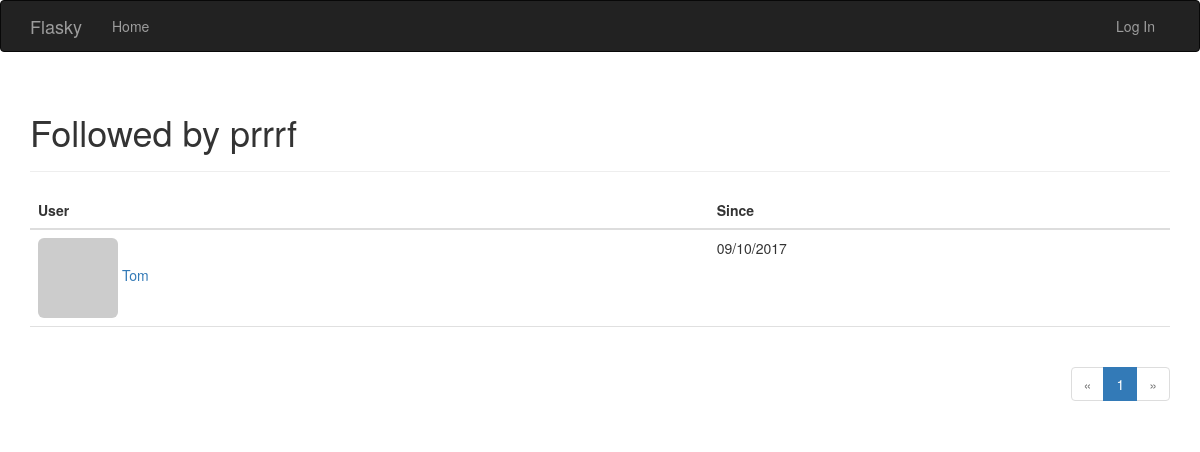
Page /followed-by/prrrf on the earlier database version.
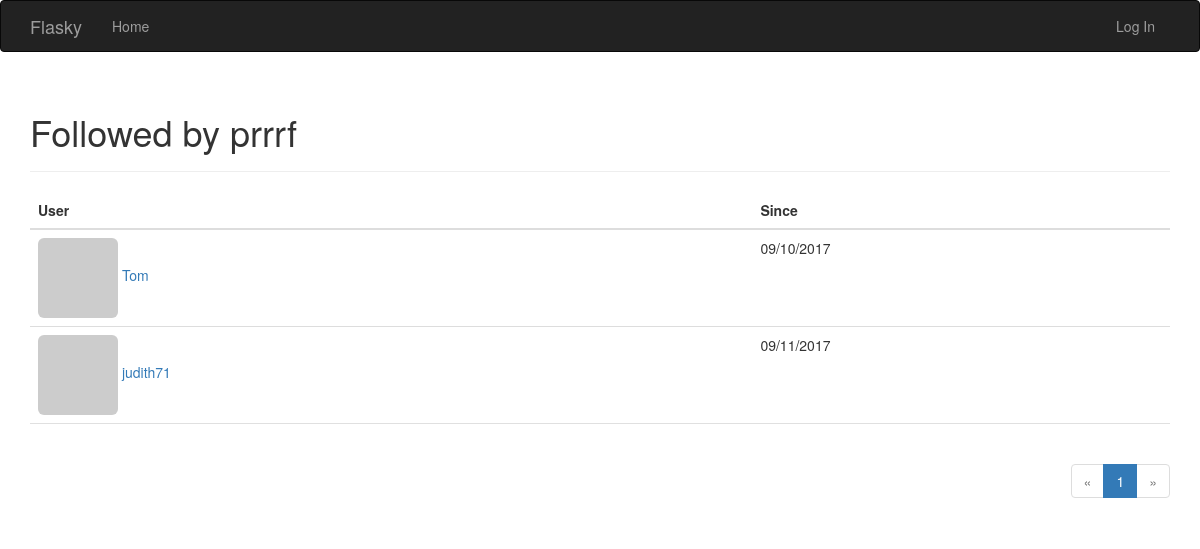
Same page on the later database version.
### app/models.py (models this page shows, shortened)
class User(UserMixin, db.Model):
    __tablename__ = 'users'
    id = db.Column(db.Integer, primary_key=True)
    email = db.Column(db.String(64), unique=True, index=True)
    username = db.Column(db.String(64), unique=True, index=True)
    role_id = db.Column(db.Integer, db.ForeignKey('roles.id'))
    password_hash = db.Column(db.String(128))
    confirmed = db.Column(db.Boolean, default=False)
    name = db.Column(db.String(64))
    location = db.Column(db.String(64))
    about_me = db.Column(db.Text())
    member_since = db.Column(db.DateTime(), default=datetime.utcnow)
    last_seen = db.Column(db.DateTime(), default=datetime.utcnow)
    avatar_hash = db.Column(db.String(32))
    posts = db.relationship('Post', backref='author', lazy='dynamic')
    followed = db.relationship('Follow',
                                foreign_keys=[Follow.follower_id],
                                backref=db.backref('follower', lazy='joined'),
                                lazy='dynamic',
                                cascade='all, delete-orphan')
    followers = db.relationship('Follow',
                                foreign_keys=[Follow.followed_id],
                                backref=db.backref('followed', lazy='joined'),
                                lazy='dynamic',
                                cascade='all, delete-orphan')
    @property
    def password(self):
        raise AttributeError('password is not a readable attribute')
    def gravatar(self, size=100, default='identicon', rating='g'):
        if request.is_secure:
            url = 'https://secure.gravatar.com/avatar'
        else:
            url = 'http://www.gravatar.com/avatar'
        hash = self.avatar_hash or hashlib.md5(
            self.email.encode('utf-8')).hexdigest()
        return '{url}/{hash}?s={size}&d={default}&r={rating}'.format(
            url=url, hash=hash, size=size, default=default, rating=rating)

class Follow(db.Model):
    __tablename__ = 'follows'
    follower_id = db.Column(db.Integer, db.ForeignKey('users.id'),
                            primary_key=True)
    followed_id = db.Column(db.Integer, db.ForeignKey('users.id'),
                            primary_key=True)
    timestamp = db.Column(db.DateTime, default=datetime.utcnow)

### app/main/views.py (the view)
@main.route('/followed-by/<username>')
def followed_by(username):
    user = User.query.filter_by(username=username).first()
    if user is None:
        flash('Invalid user.')
        return redirect(url_for('.index'))
    page = request.args.get('page', 1, type=int)
    pagination = user.followed.paginate(
        page, per_page=current_app.config['FLASKY_FOLLOWERS_PER_PAGE'],
        error_out=False)
    follows = [{'user': item.followed, 'timestamp': item.timestamp}
               for item in pagination.items]
    return render_template('followers.html', user=user, title="Followed by",
                           endpoint='.followed_by', pagination=pagination,
                           follows=follows)

### app/auth/views.py (called while the page is built)
@auth.before_app_request
def before_request():
    if current_user.is_authenticated:
        current_user.ping()
        if not current_user.confirmed \
                and request.endpoint \
                and request.endpoint[:5] != 'auth.' \
                and request.endpoint != 'static':
            return redirect(url_for('auth.unconfirmed'))

### app/main/__init__.py (called while the page is built)
@main.app_context_processor
def inject_permissions():
    return dict(Permission=Permission)

### app/templates/followers.html (shortened to what this page needs)
{% extends "base.html" %}
{% import "_macros.html" as macros %}
{% block page_content %}
<div class="page-header">
  <h1>{{ title }} {{ user.username }}</h1>
</div>
<table class="table table-hover followers">
  <thead><tr><th>User</th><th>Since</th></tr><thead>
      {% for follow in follows %}
      {% if follow.user != user %}
      <tr>
        <td>
          <a href="{{ url_for('.user', username = follow.user.username) }}">
            <img class="img-rounded" src="{{ follow.user.gravatar(size=32) }}">
            {{ follow.user.username }}
          </a>
        </td>
        <td>{{ moment(follow.timestamp).format('L') }}</td>
      </tr>
      {% endif %}
      {% endfor %}
    </table>
    <div class="pagination">
      {{ macros.pagination_widget(pagination, endpoint, username =
      user.username) }}
    </div>
    {% endblock %}

Differences in the rows shown:
now on this page (row unchanged): User: user.username "judith71"
added Follow: timestamp "09/11/2017"
